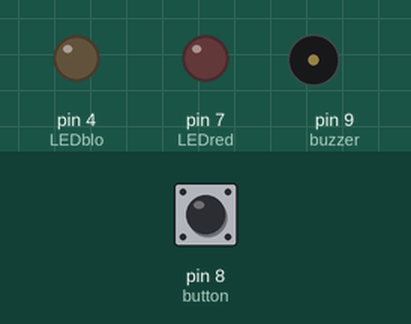
The sketch below on a simulated Arduino Uno, built with avr-gcc and run on an emulated ATmega328P. Parts: output pins drawn as LEDs (lit = HIGH), buzzer (waves = sounding). Dashed ring = blinking. The inputs (shaded band) are chosen by the test bench; at power-on: pin 8 (button) LOW.

Above: at 1.2 s.
1.3 s: pin 8 (button) pulled HIGH for 0.15 s
At 1.37 s:
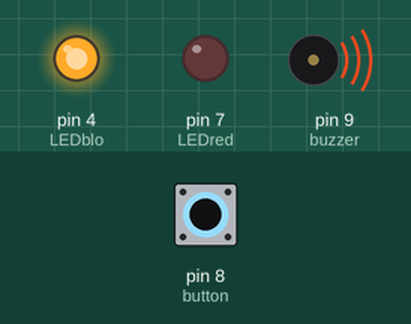
At 3.47 s:
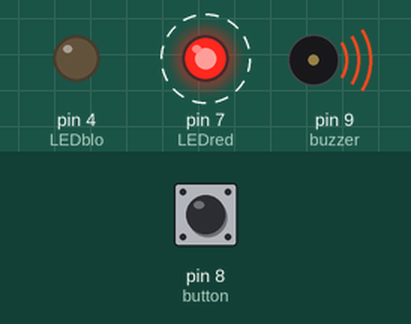
4.3 s: pin 8 (button) pulled HIGH for 3.2 s
Timing chart, 0 to 13.2 s (numbered marks = the images above; inputs shaded):
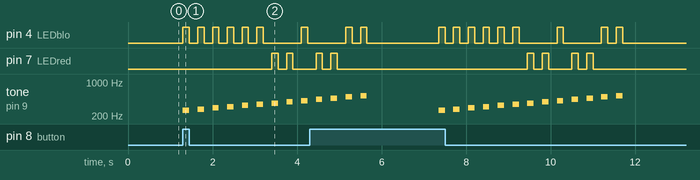

Measured:
- after the input at 1.3 s, pin 4 (LEDblo): goes 5 × (HIGH 0.15 s, LOW 0.20 s), HIGH 0.15 s, LOW 0.90 s, HIGH 0.15 s, then LOW, starting at once; pin 7 (LEDred): alternates HIGH for 0.15 s and LOW for 0.20 s, starting after 2.1 s

The sketch:

Arduino_Uno_R3_switchLEDs_on_frequency_parity.ino
```cpp
// pins
int LEDblo = 4;
int LEDred = 7;
int button = 8;
int buzzer = 9;

// debounce mechanism
unsigned long debounceDelay = 50;
unsigned long currentTime   = 0;

//
byte currentState;

void setup() {
  pinMode(LEDred, OUTPUT);
  pinMode(LEDblo, OUTPUT);
  pinMode(buzzer, OUTPUT);
  pinMode(button, INPUT);
}

void checkTune(int buzzerName, unsigned int frequency, byte buttonState) {
  if (buttonState == HIGH) {
    tone(buzzerName, frequency, 150);
  }
  else {
    noTone(buzzerName);
    currentTime = millis();
  }
}

void lightLED(unsigned int frequency, byte buttonState) {
  if (buttonState == HIGH) {
    if (frequency % 2 == 0) {
      digitalWrite(LEDred, HIGH);
      digitalWrite(LEDblo, LOW);
    }
    else {
      digitalWrite(LEDblo, HIGH);
      digitalWrite(LEDred, LOW);
    }
  }
  else {
    digitalWrite(LEDred, LOW);
    digitalWrite(LEDblo, LOW);
  }
}

void lightOnTune(int buzzerName, unsigned int frequency, byte buttonState) {
  checkTune(buzzer, frequency, buttonState);
  lightLED(frequency, buttonState);
  delay(150);
  lightLED(frequency, LOW);
  delay(200);
}

void loop() {
  if ((currentTime - millis()) >= debounceDelay) {
    currentState = digitalRead(button);
    if (currentState == HIGH) {
      lightOnTune(buzzer, 261, currentState);
      lightOnTune(buzzer, 277, currentState);
      lightOnTune(buzzer, 293, currentState);
      lightOnTune(buzzer, 311, currentState);
      lightOnTune(buzzer, 329, currentState);
      lightOnTune(buzzer, 349, currentState);
      lightOnTune(buzzer, 370, currentState);
      lightOnTune(buzzer, 392, currentState);
      lightOnTune(buzzer, 415, currentState);
      lightOnTune(buzzer, 440, currentState);
      lightOnTune(buzzer, 466, currentState);
      lightOnTune(buzzer, 493, currentState);
      lightOnTune(buzzer, 523, currentState);
      delay(1000);

      digitalWrite(LEDred, LOW);
      digitalWrite(LEDblo, LOW);
      noTone(buzzer);
      delay(500);
    }
  }
}
```
